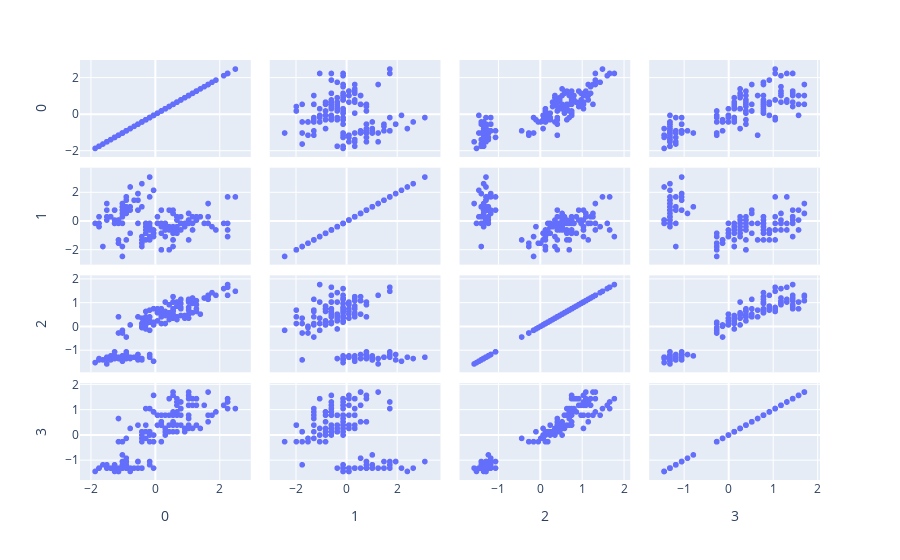

Notebook code cell kept with this figure:
### Code cell
import plotly.express as px

if visualization==1:
    features = feats

    fig = px.scatter_matrix(
        scaled,
        dimensions=features
    )
    fig.update_traces(diagonal_visible=True)
    fig.show()

### Figure 1 — Plotly figure (JSON) as saved in the notebook; plotly's stock layout.template omitted (floating-point values rounded to 4 significant figures; data arrays with more than 128 entries replaced by an {"elided": "..."} marker saying what was removed)
{"data": [{"diagonal": {"visible": true}, "dimensions": [{"axis": {"matches": true}, "label": "0", "values": {"elided": "150 float values"}}, {"axis": {"matches": true}, "label": "1", "values": {"elided": "150 float values"}}, {"axis": {"matches": true}, "label": "2", "values": {"elided": "150 float values"}}, {"axis": {"matches": true}, "label": "3", "values": {"elided": "150 float values"}}], "hovertemplate": "%{xaxis.title.text}=%{x}<br>%{yaxis.title.text}=%{y}<extra></extra>", "legendgroup": "", "marker": {"color": "#636efa", "symbol": "circle"}, "name": "", "showlegend": false, "type": "splom"}], "layout": {"dragmode": "select", "legend": {"tracegroupgap": 0}, "margin": {"t": 60}}}
